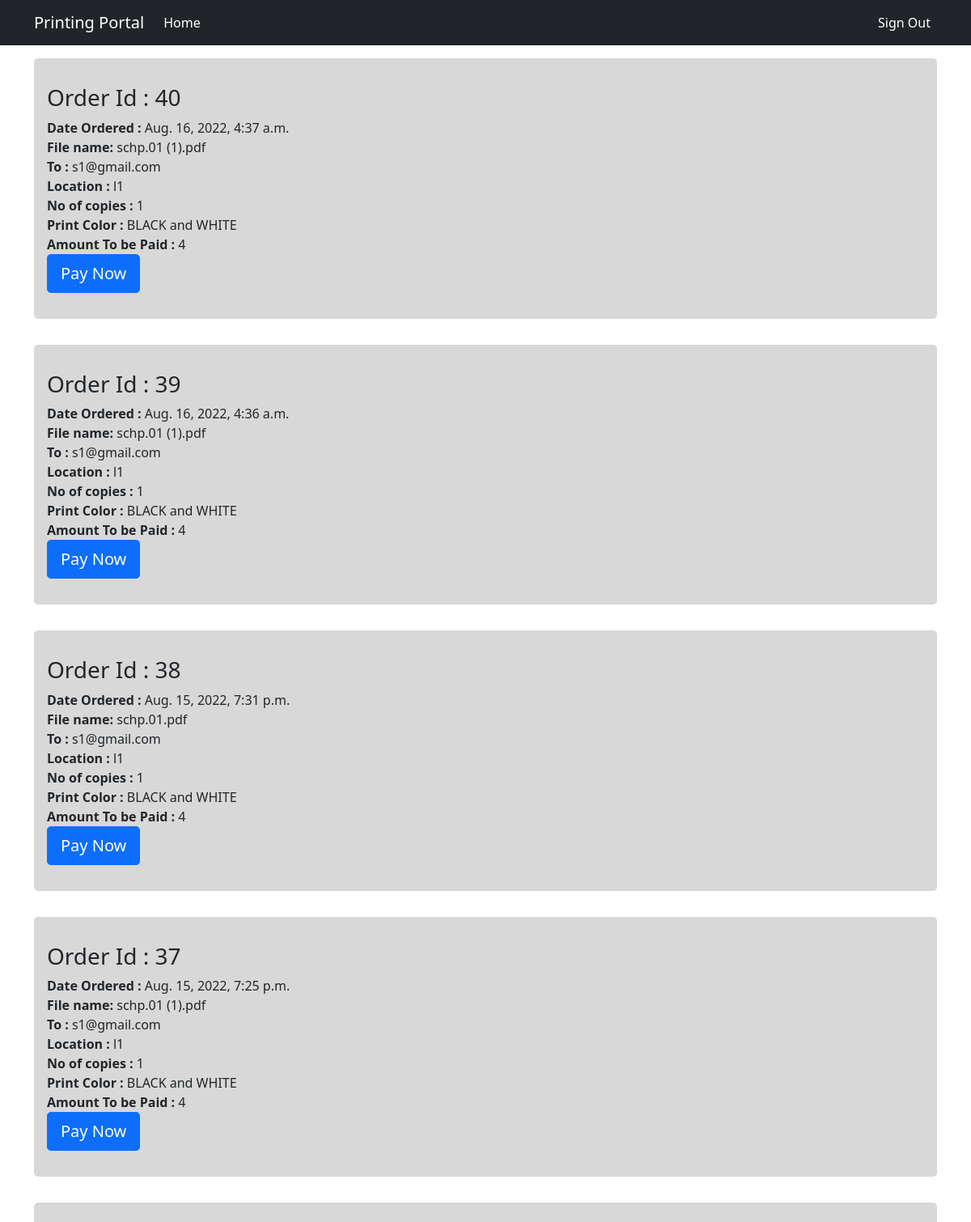
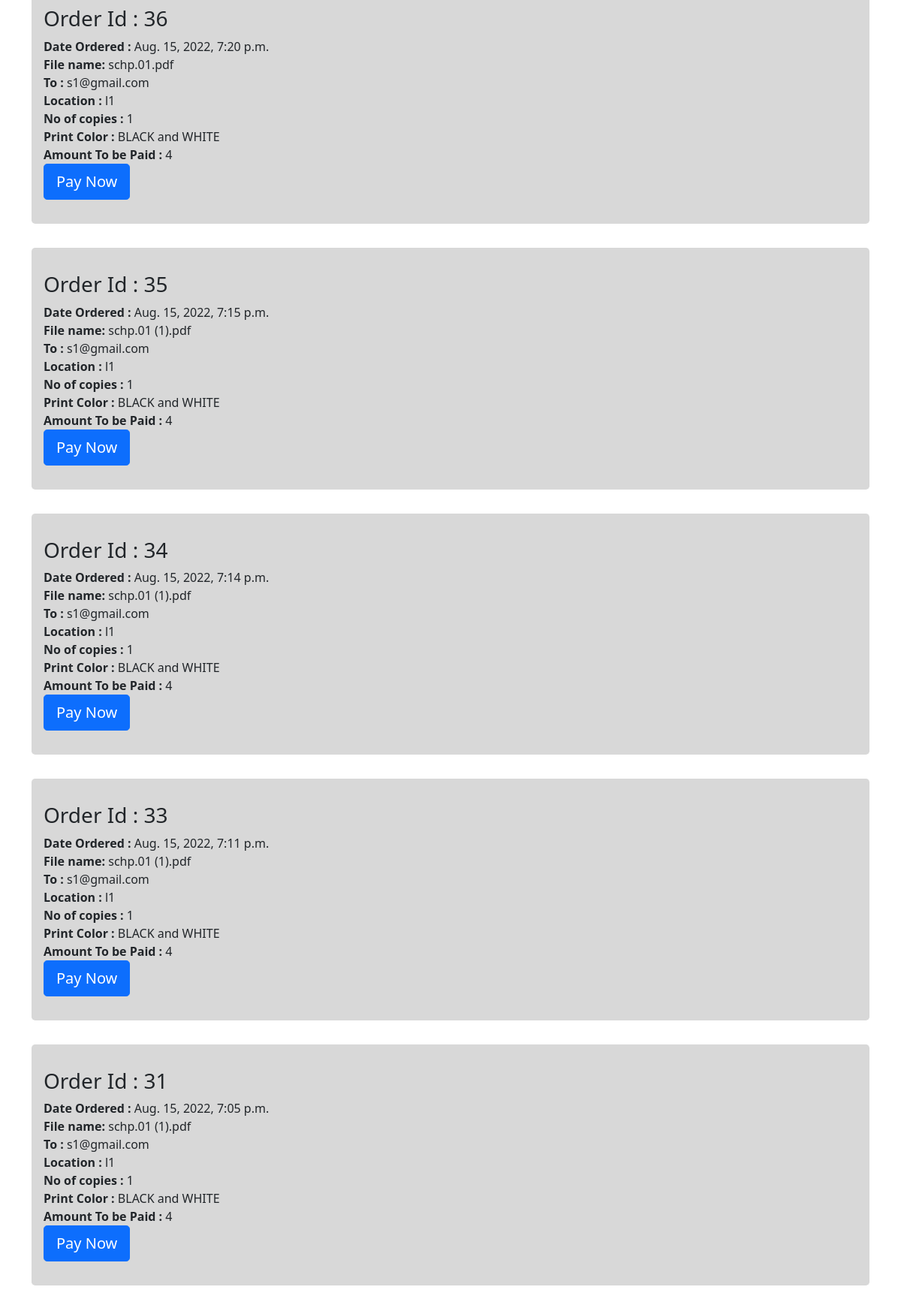
Page /order_pending/ (signed in, upper part) on the committed database (2 pictures, top to bottom).
### users/models.py (models this page shows)
class Order(models.Model):
    user = models.ForeignKey(User,on_delete=models.CASCADE)
    shopkeeper_email = models.EmailField(max_length=100)
    shopkeeper_location = models.CharField(max_length=100)
    file = models.FileField(blank=False,upload_to='media/')
    file_name = models.CharField(max_length=100,default="file.pdf")
    no_of_copies = models.IntegerField(default=1)
    black_and_white = models.BooleanField(default=True)
    cost = models.IntegerField()
    date_ordered = models.DateTimeField(default=timezone.now)
    printing_status = models.BooleanField(default=False)
    otp = models.IntegerField(default=0)
    completed_status = models.BooleanField(default=False)
    payment_id = models.CharField(default='0000000000',max_length=100)
    payment_status = models.BooleanField(default=False)

### users/views.py (the view)
# urls.py: path('order_pending/',views.Order_Pending,name='order_pending'),
@login_required
def Order_Pending(request):
    orders = Order.objects.filter(user=request.user,payment_status=False).order_by('-date_ordered')
    return render(request,'users/order_pending.html',{'orders':orders})

### users/templates/users/order_pending.html (shortened to what this page needs)
{% extends 'users/base.html' %}
{% block content %}
{% for order in orders %}
<div class="jumbotron" >
    <h3>Order Id : {{ order.id }}</h3>
    <strong>Date Ordered : </strong>{{ order.date_ordered }}<br>
    <strong>File name: </strong>{{ order.file_name }}<br>
    <strong>To : </strong>{{ order.shopkeeper_email }}<br>
    <strong>Location : </strong>{{ order.shopkeeper_location }}<br>
    <strong>No of copies : </strong>{{ order.no_of_copies }}<br>
    <strong>Print Color : </strong>
    {% if order.black_and_white %}
        BLACK and WHITE
    {% else %}
        COLOR
    {% endif %}
    <br>
    <strong>Amount To be Paid : </strong>{{ order.cost }}<br>
    <a class="btn btn-primary btn-lg" href="{% url 'gateway2' order.id %}" role="button">Pay Now</a>
</div>
{% endfor %}
{% endblock %}

### users/static/style.css (style rules this page uses)
.jumbotron { padding: 2rem 1rem; margin-top: 1rem; margin-bottom: 2rem; background-color: #d8d8d8; border-radius: 0.3rem; background: #d8d8d8; }

### rows in the picture
Order: id "40", date_ordered "Aug. 16, 2022, 4:37 a.m.", file_name "schp.01 (1).pdf", shopkeeper_email "s1@gmail.com", shopkeeper_location "l1", no_of_copies "1", black_and_white "BLACK and WHITE", cost "4"
Order: id "39", date_ordered "Aug. 16, 2022, 4:36 a.m.", file_name "schp.01 (1).pdf", shopkeeper_email "s1@gmail.com", shopkeeper_location "l1", no_of_copies "1", black_and_white "BLACK and WHITE", cost "4"
Order: id "38", date_ordered "Aug. 15, 2022, 7:31 p.m.", file_name "schp.01.pdf", shopkeeper_email "s1@gmail.com", shopkeeper_location "l1", no_of_copies "1", black_and_white "BLACK and WHITE", cost "4"
Order: id "37", date_ordered "Aug. 15, 2022, 7:25 p.m.", file_name "schp.01 (1).pdf", shopkeeper_email "s1@gmail.com", shopkeeper_location "l1", no_of_copies "1", black_and_white "BLACK and WHITE", cost "4"
Order: id "36", date_ordered "Aug. 15, 2022, 7:20 p.m.", file_name "schp.01.pdf", shopkeeper_email "s1@gmail.com", shopkeeper_location "l1", no_of_copies "1", black_and_white "BLACK and WHITE", cost "4"
Order: id "35", date_ordered "Aug. 15, 2022, 7:15 p.m.", file_name "schp.01 (1).pdf", shopkeeper_email "s1@gmail.com", shopkeeper_location "l1", no_of_copies "1", black_and_white "BLACK and WHITE", cost "4"
Order: id "34", date_ordered "Aug. 15, 2022, 7:14 p.m.", file_name "schp.01 (1).pdf", shopkeeper_email "s1@gmail.com", shopkeeper_location "l1", no_of_copies "1", black_and_white "BLACK and WHITE", cost "4"
Order: id "33", date_ordered "Aug. 15, 2022, 7:11 p.m.", file_name "schp.01 (1).pdf", shopkeeper_email "s1@gmail.com", shopkeeper_location "l1", no_of_copies "1", black_and_white "BLACK and WHITE", cost "4"
Order: id "31", date_ordered "Aug. 15, 2022, 7:05 p.m.", file_name "schp.01 (1).pdf", shopkeeper_email "s1@gmail.com", shopkeeper_location "l1", no_of_copies "1", black_and_white "BLACK and WHITE", cost "4"
